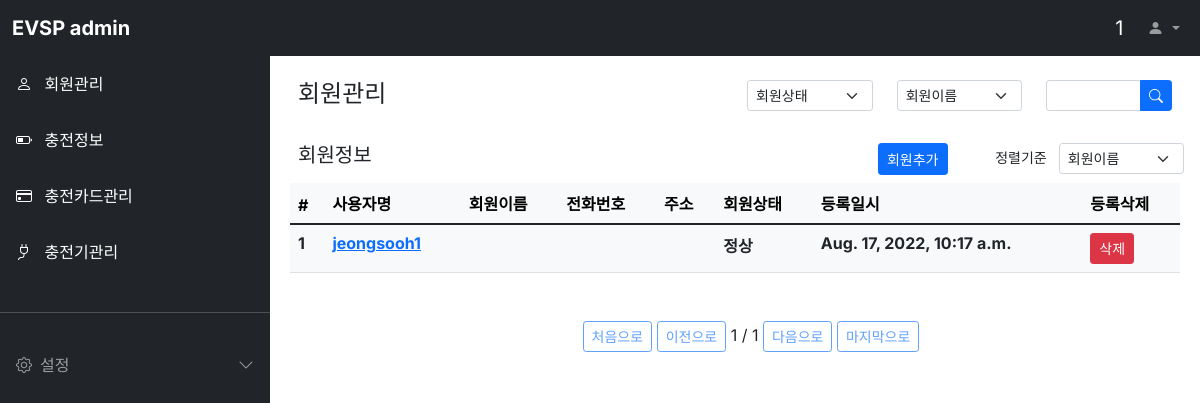
Page /evuser/ (signed in) on the committed database.
### evuser/models.py (models this page shows, shortened)
class Evuser(models.Model):
  CONTRACTED = 'CONT'
  NORMAL = 'NOR'
  USER_STATUS = [
    ('정상', '정상'),
    ('해지', '해지'),
    ('유예', '유예'),
  ]
  USER_CATEGORY = [
    ('일반', '일반'),
    ('법인', '법인'),
    ('기타', '기타'),
  ]
  userid = models.CharField(max_length=64, verbose_name='회원아이디')
  password = models.CharField(max_length=128, verbose_name='비밀번호')
  name = models.CharField(max_length=64, verbose_name='회원이름')
  email = models.EmailField(max_length=128, verbose_name='이메일')
  phone = models.CharField(max_length=64, verbose_name='전화번호')
  category = models.CharField(max_length=64,
    choices=USER_CATEGORY, default= '일반', verbose_name='회원구분')
  status = models.CharField(max_length=64,
    choices=USER_STATUS, default= '정상', verbose_name='회원상태')
  address = models.TextField(verbose_name='주소')
  level = models.CharField(max_length=8, verbose_name='등급',
    choices=(
      ('admin', 'admin'),
      ('user', 'user')
  ))
  last_use_dttm = models.DateTimeField(auto_now_add=True, verbose_name='최근사용시간')
  register_dttm = models.DateTimeField(auto_now_add=True, verbose_name='등록시간')
  class Meta:
    db_table = 'evsp_evuser'
    verbose_name = '회원'
    verbose_name_plural = '회원'

### evuser/views.py (the view)
# urls.py: path('evuser/', EvuserList.as_view()),
class EvuserList(ListView):
  model = Evuser
  template_name='evuser.html'
  context_object_name = 'evuserList'
  paginate_by = 2
  queryset = Evuser.objects.all()
  def get_context_data(self, **kwargs):
    context = super(EvuserList, self).get_context_data(**kwargs)
    user_id = self.request.session['user']
    context['loginuser'] = user_id
    return context

### evuser/templates/evuser.html (shortened to what this page needs)
{% extends "base.html" %}
{% block contents %}
<div class="row mt-3 mx-3">
  <div class="col-md-6 fw-bold"><h4>회원관리</h4></div>
  <div class="col-md-2">
    <select class="form-select form-select-sm" aria-label="Default select example">
      <option selected>회원상태</option>
    </select>
  </div>
  <div class="col-md-2">
    <select class="form-select form-select-sm" aria-label="Default select example">
      <option selected>회원이름</option>
    </select>
  </div>
  <div class="col-md-2">
    <form method="get" action="/evuser/search">
      <div class="input-group input-group-sm">
        <input type="text" class="form-control" placeholder="" aria-label="Recipient's userid" aria-describedby="button-addon2">
        <button class="btn btn-primary" type="button" id="button-addon2">
          <i class="bi bi-search"></i>
        </button>
      </div>
    </form>
  </div>
</div>
<div class="row mt-3 mx-3">
  <div class="col-md-6 fw-bold"><h5>회원정보</h5></div>
  <div class="col-md-3 d-grid justify-content-md-end">
    <button class="btn btn-primary btn-sm"
      onclick="location.href='/evuser/register/'">회원추가
    </button>
  </div>
  <div class="col-md-3">
    <div class="row justify-content-end">
      <label class="col form-select-sm text-end">정렬기준</label>
      <select class="col form-select form-select-sm" aria-label="Default select example">
        <option selected>회원이름</option>
      </select>
    </div>
  </div>
</div>
<div class="row mt-2 mx-2">
  <div class="col-12">
    <table class="table table-light">
      <thead class="thead-light">
        <tr>
          <th scope="col">#</th>
          <th scope="col">사용자명</th>
          <th scope="col">회원이름</th>
          <th scope="col">전화번호</th>
          <th scope="col">주소</th>
          <th scope="col">회원상태</th>
          <th scope="col">등록일시</th>
          <th scope="col">등록삭제</th>
        </tr>
      </thead>
      <tbody class="text-dark">
        {% for evuser in evuserList %}
        <tr>
          <th scope="row">{{ evuser.id }}</th>
          <th><a href="/evuser/{{ evuser.id }}">{{ evuser.userid }}</a></th>
          <th>{{ evuser.name }}</th>
          <th>{{ evuser.phone }}</th>
          <th>{{ evuser.address }}</th>
          <th>{{ evuser.status }}</th>
          <th>{{ evuser.register_dttm }}</th>
          <th><a class="btn btn-primary btn-sm btn-danger" id="evuser-{{ evuser.id }}" href="/evuser/{{ evuser.id }}/delete" target="_blank">삭제</a></th>
        </tr>
        {% endfor %}
      </tbody>
    </table>
    <div class="pagination justify-content-center mt-5">
      <ul class="step-links">
        {% if page_obj.has_previous %}
        <a class="btn btn-sm btn-outline-primary" href="?page=1">처음으로</a>
        <a class="btn btn-sm btn-outline-primary" href="?page={{ page_obj.previous_page_number }}">이전으로</a>
        {% else %}
        <a class="btn btn-sm btn-outline-primary disabled" href="#">처음으로</a>
        <a class="btn btn-sm btn-outline-primary disabled" href="#">이전으로</a>
        {% endif %}
      <span class="current">
        {{ page_obj.number }} / {{ page_obj.paginator.num_pages }}
      </span>
        {% if page_obj.has_next %}
        <a class="btn btn-sm btn-outline-primary" href="?page={{ page_obj.next_page_number }}">다음으로</a>
        <a class="btn btn-sm btn-outline-primary" href="?page={{ page_obj.paginator.num_pages }}">마지막으로</a>
        {% else %}
        <a class="btn btn-sm btn-outline-primary disabled" href="#">다음으로</a>
        <a class="btn btn-sm btn-outline-primary disabled" href="#">마지막으로</a>
        {% endif %}
      </ul>
    </div>
  </div>
</div>
{% endblock %}

### static/style.css (style rules this page uses)
body, button { font-family: "Inter", sans-serif; }
:root { --offcanvas-width: 270px; --topNavbarHeight: 56px; }
@media (min-width: 992px) { body { overflow: auto !important; } }

### rows in the picture
Evuser: id "1", userid "jeongsooh1", status "정상", register_dttm "Aug. 17, 2022, 10:17 a.m."

### other values in the picture
{{ loginuser }} "1"
{{ page_obj.number }} "1"
{{ page_obj.paginator.num_pages }} "1"
